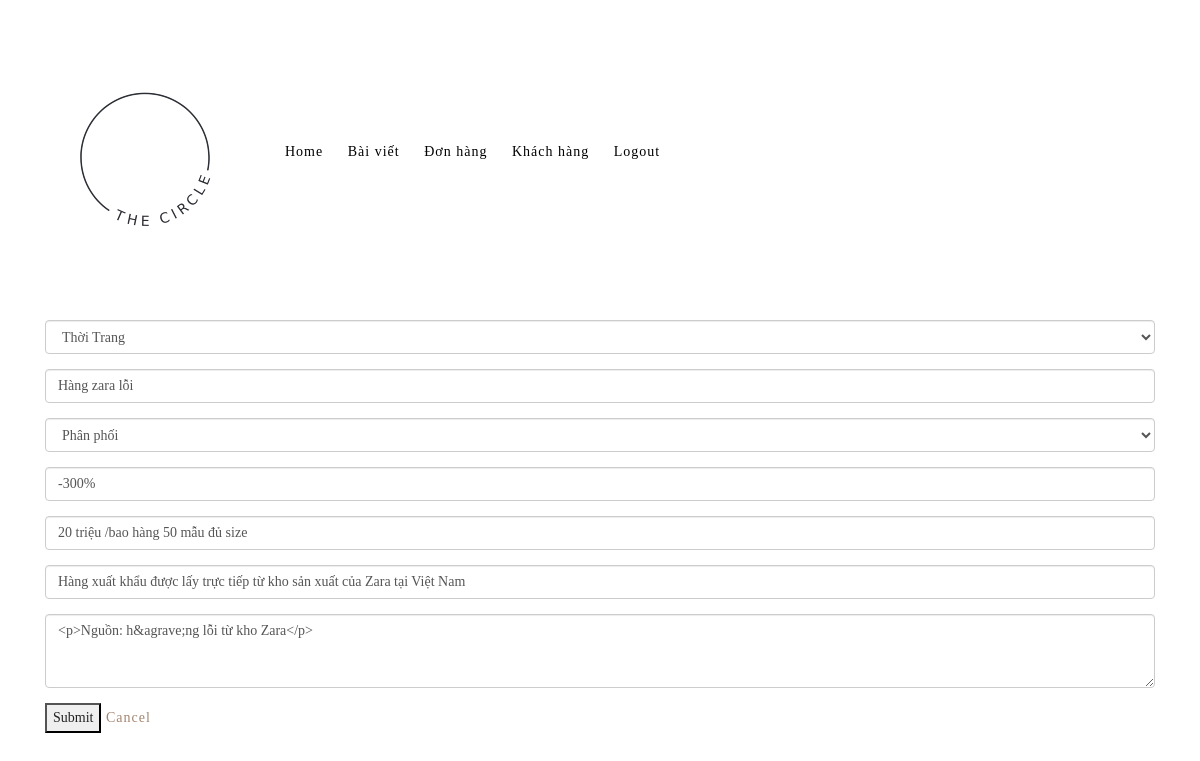
/admin/posts/edit/1 (signed in), run on the app's committed database.
### app/main/models.py (models this page shows)
class Base(db.Model):
    __abstract__ = True
    id = db.Column(db.Integer, primary_key=True)
    date_created = db.Column(db.DateTime, default=db.func.current_timestamp())
    date_modified = db.Column(db.DateTime, default=db.func.current_timestamp(),
                              onupdate=db.func.current_timestamp())

class Post(Base):
    __tablename__ = 'blog_post'
    category = db.Column(db.String(128), nullable=True)
    title = db.Column(db.String(128), nullable=False)
    description_text = db.Column(db.String(128), nullable=False)
    detail = db.Column(db.Text, nullable=False)
    deals= db.relationship('Deal', backref='belong_to_post', lazy='dynamic')
    interest = db.Column(db.String(128))
    min_money = db.Column(db.String(128))
    level = db.Column(db.String(128))

### app/admin/views.py (the view, shortened to what this page needs)
@admin.route('/admin/posts/edit/<int:id>', methods=['GET', 'POST'])
@requires_access_level(ACCESS['admin'])
def edit_post(id):
    post = Post.query.get(id)
    form = CreatePostForm()
    form.min_money.data = post.min_money
    form.interest.data = post.interest
    form.level.data = post.level
    form.category.data = post.category
    form.title.data = post.title
    form.description_text.data = post.description_text
    form.detail.data = post.detail
    return render_template('admin/create_post.html', form=form)

### app/admin/forms.py
class CreatePostForm(Form):
    category = SelectField('Post Category', choices=[('Mỹ Phẩm', 'Mỹ Phẩm'), ('Thời Trang', 'Thời Trang')])
    title = StringField('Title')
    description_text = StringField('Short Description')
    interest = StringField('Interest')
    min_money = StringField('Minimum money to deal')
    level = SelectField('Mức giá',
                        choices=[('Nhà phân phối', 'Phân phối'), ('Đại lý 1', 'Đại lý 1'), ('Đại lý 2', 'Đại lý 2'),
                                 ('Bán lẻ', 'Bán lẻ')])
    detail = TextAreaField('Detail Description')

### app/main/models.py (called while the page is built)
@login_manager.user_loader
def user_loader(user_id):
    return User.query.get(user_id)

def requires_access_level(access_level):
    def decorator(f):
        @wraps(f)
        def decorated_function(*args, **kwargs):
            user = current_user
            if not current_user.is_authenticated:
                return redirect(url_for('auth.user_login'))
            elif not user.allowed(access_level):
                return redirect(url_for('auth.user_profile', id= current_user.id, message="You do not have access to that page. Sorry!"))
            return f(*args, **kwargs)
        return decorated_function
    return decorator

    def allowed(self, access_level):
        return self.access >= access_level

### app/templates/admin/create_post.html (shortened to what this page needs)
        {% extends 'admin_base.html'%}
        {% block contents %}
        <div class="container">
            <form method="POST" enctype="multipart/form-data">
                <div class="form-group">
                    {{ form.category(class="form-control",placeholder="Category" )}}
                </div>
                <div class="form-group">
                    {{ form.title(class="form-control",placeholder="Title" )}}
                </div>
                <div class="form-group">
                    {{ form.level(class="form-control", placeholder="Giá nhập" )}}
                </div>
                <div class="form-group">
                    {{ form.interest(class="form-control", placeholder="So với giá bán lẻ" )}}
                </div>
                <div class="form-group">
                    {{ form.min_money(class="form-control", placeholder="Tiền nhập tối thiểu " )}}
                </div>
                <div class="form-group">
                    {{ form.description_text(class="form-control",placeholder="Description" )}}
                </div>
                <div class="form-group">
                    {{ form.detail(class="form-control", rows="3",placeholder="Detail", id="editor")}}
                </div>
                <button type="submit">Submit</button>
                <a href="/admin">Cancel</a>
            </form>
        </div>
{% endblock %}

### app/static/css/main_style.css (style rules this page uses)
body { letter-spacing:1px; }
a, a:hover, .oi_strange_portfolio_item_holder .oi_mask, .oi_strange_portfolio_item_holder:hover .oi_mask, .oi_header_menu ul, .oi_header_menu li:hover ul { webkit-transition: all 0.1s ease-in-out; -moz-transition: all 0.1s ease-in-out; -ms-transition: all 0.1s ease-in-out; -o-transition: all 0.1s ease-in-out; transition: all 0.1s ease-in-out; -webkit-backface-visibility: hidden; backface-visibility: hidden; }
a { color:#a38671 }
input, textarea { padding:10px; }

### app/static/css/options.css (style rules this page uses)
body { font-family: 'Playfair Display', serif; font-weight: 300; font-style: ; font-size: 14px; line-height: 24px; color: #222222; background-color: #ffffff; background-image: url(''); background-repeat: ; background-position: ; background-size: ; background-attachment: ; }
a { color:#a38671 }

### data on the page
Post: category "Thời Trang", title "Hàng zara lỗi", level "Phân phối", interest "-300%", min_money "20 triệu /bao hàng 50 mẫu đủ size", description_text "Hàng xuất khẩu được lấy trực tiếp từ kho sản xuất của Zara tại Việt Nam", detail "<p>Nguồn: h&agrave;ng lỗi từ kho Zara</p>"
